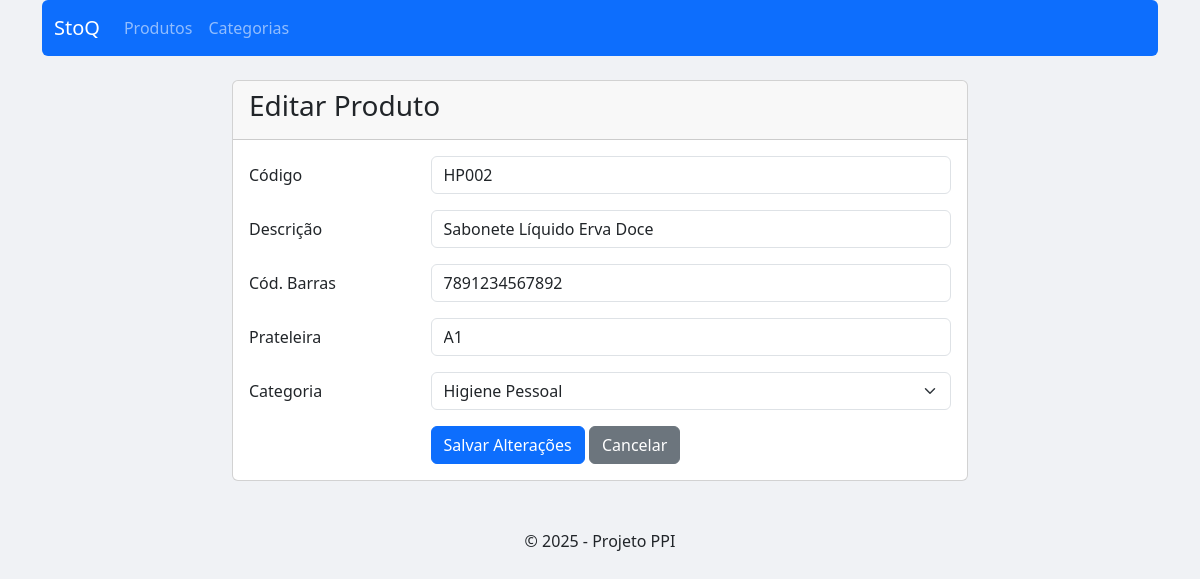
The app's page /editar.php?id_produto=2 with its own data.
### tables this page shows
CREATE TABLE `produto` (
  `id_produto` int(11) NOT NULL,
  `codigo` varchar(100) NOT NULL,
  `descricao` varchar(100) NOT NULL,
  `cod_barras` varchar(100) NOT NULL,
  `prateleira` varchar(100) NOT NULL,
  `id_categoria` int(11) NOT NULL
);

### editar.php (the view, shortened to what this page needs)
<?php
include 'header.php';
include 'conexao.php';
$id_produto = $_GET['id_produto'];
$sql_produto = "SELECT * FROM produto WHERE id_produto = :id_produto";
$stm_produto = $pdo->prepare($sql_produto);
$stm_produto->bindParam(':id_produto', $id_produto);
$stm_produto->execute();
$produto = $stm_produto->fetch(PDO::FETCH_OBJ);
$sql_categorias = "SELECT * FROM categoria ORDER BY descricao ASC";
$stm_categorias = $pdo->prepare($sql_categorias);
$stm_categorias->execute();
$categorias = $stm_categorias->fetchAll(PDO::FETCH_OBJ);
?>
<div class="row justify-content-center">
    <div class="col-md-8">
        <div class="card">
            <div class="card-header">
                <h3>Editar Produto</h3>
            </div>
            <div class="card-body">
                <form method="post" action="update.php">
                    <div class="form-group row mb-3">
                        <label for="codigo" class="col-sm-3 col-form-label">Código</label>
                        <div class="col-sm-9">
                            <input id="codigo" name="codigo" type="text" class="form-control" value="<?= htmlspecialchars($produto->codigo) ?>">
                        </div>
                    </div>
                    <div class="form-group row mb-3">
                        <label for="descricao" class="col-sm-3 col-form-label">Descrição</label>
                        <div class="col-sm-9">
                            <input id="descricao" name="descricao" type="text" class="form-control" required value="<?= htmlspecialchars($produto->descricao) ?>">
                        </div>
                    </div>
                    <div class="form-group row mb-3">
                        <label for="cod_barras" class="col-sm-3 col-form-label">Cód. Barras</label>
                        <div class="col-sm-9">
                            <input id="cod_barras" name="cod_barras" type="text" class="form-control" value="<?= htmlspecialchars($produto->cod_barras) ?>">
                        </div>
                    </div>
                    <div class="form-group row mb-3">
                        <label for="prateleira" class="col-sm-3 col-form-label">Prateleira</label>
                        <div class="col-sm-9">
                            <input id="prateleira" name="prateleira" type="text" class="form-control" value="<?= htmlspecialchars($produto->prateleira) ?>">
                        </div>
                    </div>
                    <div class="form-group row mb-3">
                        <label for="id_categoria" class="col-sm-3 col-form-label">Categoria</label>
                        <div class="col-sm-9">
                            <select id="id_categoria" name="id_categoria" class="form-select" required>
                                <?php
                                foreach ($categorias as $categoria) {
                                    $selected = ($produto->id_categoria == $categoria->id_categoria) ? 'selected' : '';
                                    echo '<option value="' . $categoria->id_categoria . '" ' . $selected . '>' . htmlspecialchars($categoria->descricao) . '</option>';
                                }
                                ?>
                            </select>
                        </div>
                    </div>
                    <div class="form-group row">
                        <div class="col-sm-9 offset-sm-3">
                            <button name="submit" type="submit" class="btn btn-primary">Salvar Alterações</button>
                            <a href="listar.php" class="btn btn-secondary">Cancelar</a>
                        </div>
                    </div>
                </form>
            </div>
        </div>
    </div>
</div>
<?php include 'footer.php'; ?>

### header.php (style rules this page uses)
body { background-color: #f0f2f5; }

### records on screen
produto: codigo "HP002", descricao "Sabonete Líquido Erva Doce", cod_barras "7891234567892", prateleira "A1"

### other values on screen
form field id_categoria "Higiene Pessoal"
